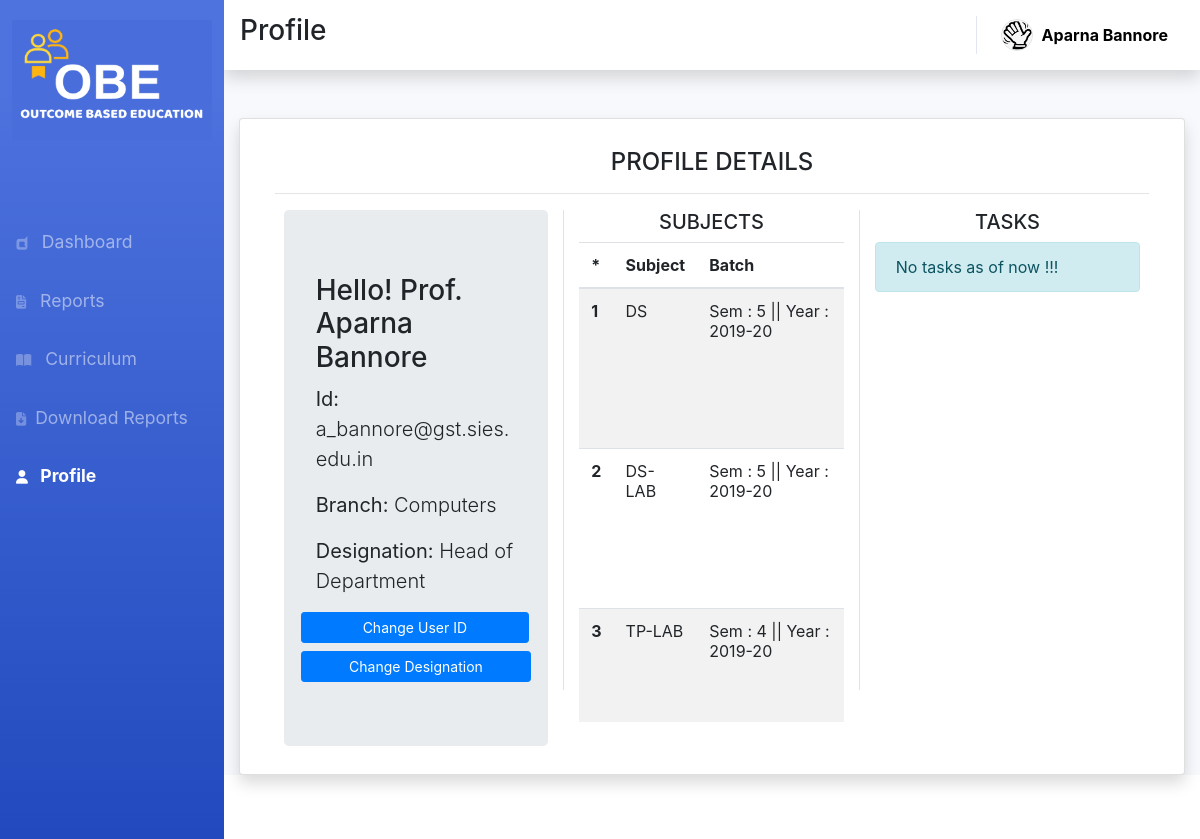
/UserProfile.php (signed in), run on the app's committed database.
### tables this page shows
CREATE TABLE `computers` (
  `Teacher-fname` text NOT NULL,
  `Teacher-sname` text NOT NULL,
  `sub_name` text NOT NULL,
  `teacher_id` text NOT NULL,
  `year` text NOT NULL,
  `semester` text NOT NULL,
  `subject-code` text NOT NULL
);

### UserProfile.php (the view, shortened to what this page needs)
<html>
<?php
$desgn=$_SESSION["desgn"];
$branch=$_SESSION["branch"];
$id = $_SESSION['user_id'];
$host="localhost";
$user="root";
$pass="";
$db="college_project";
$conn=new mysqli($host,$user,$pass,$db);
if($desgn=="HOD"){$post='Head of Department';}
else{$post='Teacher';}
?>
<head>
    <link rel="stylesheet" href="assets/bootstrap/css/bootstrap.min.css?h=449f70efab40515c6436d26cfeeab333">
    <link rel="stylesheet" href="assets/fonts/fontawesome-all.min.css?h=18313f04cea0e078412a028c5361bd4e">
    <link rel="stylesheet" href="assets/fonts/ionicons.min.css?h=18313f04cea0e078412a028c5361bd4e">
    <link rel="stylesheet" href="assets/css/Navigation-Clean.css?h=bd36a0e1e15ca19cbc401cc5f46ca8ca">
    <link rel="stylesheet" href="assets/css/untitled.css?h=89e52523c183d7d29065d6834ac06251">
    <link rel="stylesheet" href="assets/css/test.css">
    <link rel="stylesheet" href="https://stackpath.bootstrapcdn.com/bootstrap/4.3.1/css/bootstrap.min.css">
    <link rel="stylesheet" href="https://stackpath.bootstrapcdn.com/bootstrap/4.3.1/css/bootstrap.min.css">
</head>
<body id="page-top">
    <div id="wrapper">
        <nav class="navbar navbar-dark align-items-start sidebar sidebar-dark accordion bg-gradient-primary p-0">
            <div class="container-fluid d-flex flex-column p-0">
                <a class="navbar-brand d-flex justify-content-center align-items-center sidebar-brand m-0" href="#"></a>
                <div><img src="images/logo.png" style="margin-right:-15%; height:120px; width:200px; position:relative; top: -50px;" alt="obe tool"></div>
                <ul class="nav navbar-nav text-light" id="accordionSidebar" style="margin-top:10%;">
                    <li class="nav-item" role="presentation"><a class="nav-link" href="dashboard.php"style="font-size:110%;"><i class="fab fa-dashcube"></i>&nbsp; Dashboard</a><a class="nav-link" href="reports.php"style="font-size:110%;"><i class="fas fa-file-invoice"></i>&nbsp; Reports</a></li>
                    <li class="nav-item" role="presentation">
                    <?php
                        if($desgn=="HOD")
                        {
                        echo '<a class="nav-link" href="curriculum.php"style="font-size:110%;">';
                        }
                        else
                        {
                        echo'<a class="nav-link" href="specifyCO.php" style="font-size:110%;">';
                        }
                        ?>
                    <i class="fas fa-book-open"></i><span>&nbsp; Curriculum</span></a><?if($desgn=="HOD"){ echo'<a class="nav-link" href="download_reports.php"style="font-size:110%;"><i class="fas fa-file-download"></i><span>&nbsp;Download Reports</span></a>';}?><a class="nav-link active" href="UserProfile.php"style="font-size:110%;"><i class="fas fa-user"></i><span>&nbsp; Profile</span></a></li>
                </ul>
            </div>
        </nav>
        <div class="d-flex flex-column" id="content-wrapper">
            <div id="content">
                <nav class="navbar navbar-light navbar-expand bg-white shadow mb-4 topbar static-top">
                    <div class="container-fluid">
                    <h3>Profile</h3>
                        <ul class="nav navbar-nav flex-nowrap ml-auto">
                            <li class="nav-item dropdown no-arrow" role="presentation">
                                <div class="nav-item dropdown no-arrow"><a class="dropdown-toggle nav-link" style="color:black;" data-toggle="dropdown" aria-expanded="false" href="#"><img class="border rounded-circle img-profile" src="images/hi.png"/>&nbsp;&nbsp;<?php echo '<strong>'.$_SESSION["f_name"].' '.$_SESSION["s_name"].'</strong>'?><span class="d-none d-lg-inline mr-2 text-gray-600 small"></span></a>
                    </div>
                    </li>
                    </ul>
            </div>
            </nav>
            <div class="container-fluid">
                <div class="card shadow">
                <div class="card-body">
                <div class="container-fluid">
        <h4 style="text-align:center;margin:1%">PROFILE DETAILS</h4>
        <hr>
        <div class="row" style="padding-left:1%;padding-right:1%;padding-bottom:1%">
            <div class="col-4" style="border-right:0.1px solid rgb(226,226,226);height:60vh;">
                <div class="jumbotron">
                    <h3 class="display-5">Hello! Prof. <?echo $_SESSION["f_name"].' '.$_SESSION["s_name"];?></h3>
                    <p class="lead" style="margin-top: 5%"><strong>Id:</strong> <?echo $id?></p>
                    <p class="lead"><strong>Branch:</strong>  <?echo $branch?></p>
                    <p class="lead"><strong>Designation:</strong> <?echo $post?></p>
                    <div class="row" style="margin-top:3%">
                        <button type="button" class="btn btn-primary btn-sm btn-block" data-toggle="modal" data-target="#username_modal" style="margin-right: 1%;">Change User ID</button>
                        <button type="button" class="btn btn-primary btn-sm btn-block" data-toggle="modal" data-target="#desgn_modal" >Change Designation</button>
                    </div>
                </div>
            </div>
            <div class="col-4" style="border-right:0.1px solid rgb(226,226,226);height:60vh">
                <h5 style="text-align:center;">SUBJECTS</h5>
                <div style="height:60vh; overflow-y: scroll;">
                <?php
                $q_count="SELECT COUNT(*) FROM $branch WHERE teacher_id='$id'";
                $result_q_count = mysqli_query($conn,$q_count) or die("ERROR".mysqli_error($conn));
                $row = mysqli_fetch_array($result_q_count);
                if($row['COUNT(*)'] == 0){echo '<div class="alert alert-info" role="alert">
                    No subjects allocated yet !!
                  </div>';}
                else{
                ?>
                <table class="table table-striped">
                    <thead style="background-color:white;position: sticky; top: 0;">
                        <tr>
                        <th scope="col">*</th>
                        <th scope="col">Subject</th>
                        <th scope="col">Batch</th>
                        </tr>
                    </thead>
                    <tbody style="height:60vh; overflow-y: scroll;">
                    <?php
                    $q_disp="SELECT * FROM $branch WHERE teacher_id='$id'";
                    $result_display = mysqli_query($conn,$q_disp) or die("ERROR".mysqli_error($conn));
                    $no=1;
                    while ( $row_display = mysqli_fetch_array($result_display) )
                        {
                    ?>
                        <tr>
                        <th scope="row"><?echo $no?></th>
                        <td><?echo $row_display['sub_name']?></td>
                        <td><?echo 'Sem : '.$row_display['semester'].' || Year : '.$row_display['year']?></td>
                        </tr>
                    <?php
                    $no=$no+1;
                        }
                    }
                    ?>
                    </tbody>
                </table>
                </div>
            </div>
            <div class="col-4">
                <h5 style="text-align:center;">TASKS</h5>
                <div style="height:60vh; overflow-y: scroll;">
                <?php
                $q_count="SELECT COUNT(*) FROM `alert_db` WHERE teacher_id='$id'";
                $result_q_count = mysqli_query($conn,$q_count) or die("ERROR".mysqli_error($conn));
                $row = mysqli_fetch_array($result_q_count);
                if($row['COUNT(*)'] == 0){echo '<div class="alert alert-info" role="alert">
                    No tasks as of now !!!
                  </div>';}
                    ?>
                </div>
            </div>
        </div>
    </div>
</body>
      <footer class="bg-white sticky-footer">
      </footer>
</html>

### data on the page
computers: sub_name "DS", semester "5", year "2019-20"
computers: sub_name "DS-LAB", semester "5", year "2019-20"
computers: sub_name "TP-LAB", semester "4", year "2019-20"

### other printed values
$_SESSION["f_name"] "Aparna"
$_SESSION["s_name"] "Bannore"
$id "a_bannore@gst.sies.edu.in"
$branch "Computers"
$post "Head of Department"
